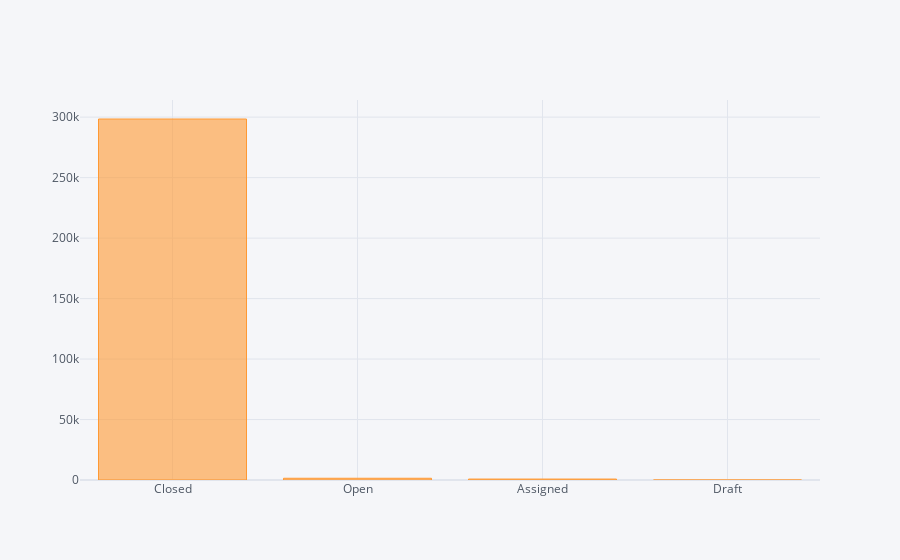

Here is the notebook cell this chart was saved with:
### Markdown cell above
The cities with respect to state coordinates and each colour represents the city in the scatter plot.

### Code cell
df["Status"].value_counts().sort_values(ascending = False).iplot(kind = "bar")

### Figure 1 — Plotly figure (JSON) as saved in the notebook; plotly's stock layout.template omitted (floating-point values rounded to 4 significant figures)
{"data": [{"marker": {"color": "rgba(255, 153, 51, 0.6)", "line": {"color": "rgba(255, 153, 51, 1.0)", "width": 1}}, "name": "Status", "orientation": "v", "text": "", "type": "bar", "x": ["Closed", "Open", "Assigned", "Draft"], "y": [298471, 1439, 786, 2]}], "layout": {"legend": {"bgcolor": "#F5F6F9", "font": {"color": "#4D5663"}}, "paper_bgcolor": "#F5F6F9", "plot_bgcolor": "#F5F6F9", "title": {"font": {"color": "#4D5663"}}, "xaxis": {"gridcolor": "#E1E5ED", "showgrid": true, "tickfont": {"color": "#4D5663"}, "title": {"font": {"color": "#4D5663"}, "text": ""}, "zerolinecolor": "#E1E5ED"}, "yaxis": {"gridcolor": "#E1E5ED", "showgrid": true, "tickfont": {"color": "#4D5663"}, "title": {"font": {"color": "#4D5663"}, "text": ""}, "zerolinecolor": "#E1E5ED"}}}
